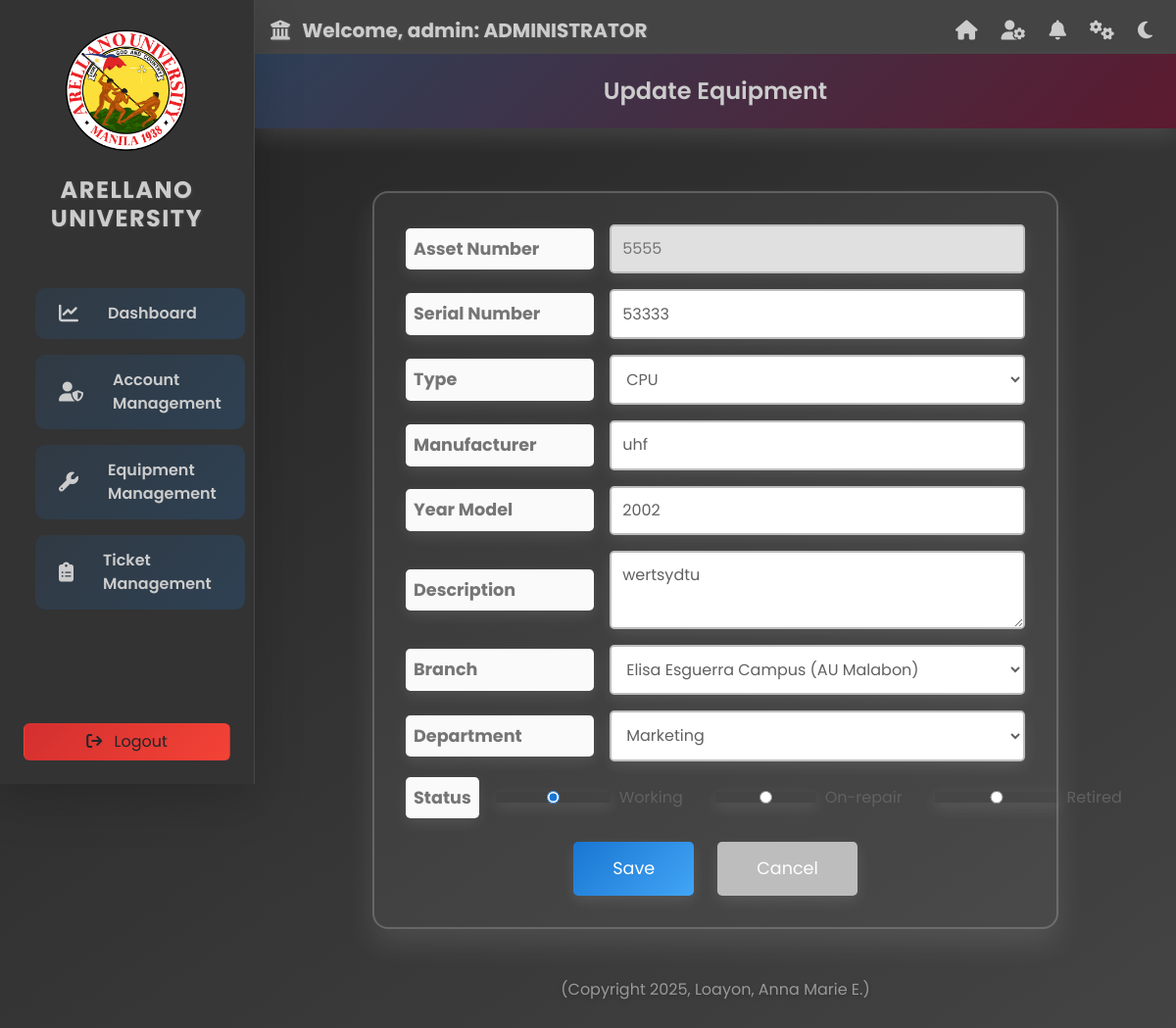
Screenshot of /update-equipment.php?assetnumber=5555 (signed in) with the database file from the repository.
### tables this page shows
CREATE TABLE `tblequipments` (
  `assetnumber` varchar(50) NOT NULL,
  `serialnumber` varchar(50) NOT NULL,
  `type` varchar(50) NOT NULL,
  `manufacturer` varchar(50) NOT NULL,
  `yearmodel` varchar(50) NOT NULL,
  `description` varchar(50) NOT NULL,
  `branch` varchar(50) NOT NULL,
  `department` varchar(50) NOT NULL,
  `status` varchar(50) NOT NULL,
  `createdby` varchar(50) NOT NULL,
  `datecreated` varchar(50) NOT NULL
);

### update-equipment.php (the view, shortened to what this page needs)
<?php
require_once "config.php";
$assetnumber = $_GET['assetnumber'];
$sql = "SELECT * FROM tblequipments WHERE assetnumber = ?";
if ($stmt = mysqli_prepare($link, $sql)) {
    mysqli_stmt_bind_param($stmt, "s", $assetnumber);
    mysqli_stmt_execute($stmt);
    $result = mysqli_stmt_get_result($stmt);
    $equipment = mysqli_fetch_assoc($result);
}
?>
<!DOCTYPE html>
<html lang="en">
<head>
    <link rel="stylesheet" href="https://cdnjs.cloudflare.com/ajax/libs/font-awesome/6.4.2/css/all.min.css">
</head>
<body class="theme-body">
    <?php include 'sidebar.php'; ?>
    <div class="content">
        <div class="welcome-box">
            <span>Update Equipment</span>
        </div>
        <div class="container">
            <form action="" method="POST">
                <div class="form-group">
                    <label>Asset Number</label>
                    <input type="text" name="assetnumber" value="<?php echo htmlspecialchars($equipment['assetnumber']); ?>" disabled readonly>
                </div>
                <div class="form-group">
                    <label>Serial Number</label>
                    <input type="text" name="serialnumber" value="<?php echo isset($_POST['serialnumber']) ? htmlspecialchars($_POST['serialnumber']) : htmlspecialchars($equipment['serialnumber']); ?>" required>
                </div>
                <div class="form-group">
                    <label>Type</label>
                    <select name="type" required>
                        <?php
                        $types = ['Monitor', 'CPU', 'Keyboard', 'Mouse', 'AVR', 'MAC', 'Printer', 'Projector'];
                        foreach ($types as $t): ?>
                            <option value="<?php echo $t; ?>" <?php echo (isset($_POST['type']) ? $_POST['type'] : $equipment['type']) == $t ? 'selected' : ''; ?>><?php echo $t; ?></option>
                        <?php endforeach; ?>
                    </select>
                </div>
                <div class="form-group">
                    <label>Manufacturer</label>
                    <input type="text" name="manufacturer" value="<?php echo isset($_POST['manufacturer']) ? htmlspecialchars($_POST['manufacturer']) : htmlspecialchars($equipment['manufacturer']); ?>" required>
                </div>
                <div class="form-group">
                    <label>Year Model</label>
                    <input type="text" name="yearmodel" value="<?php echo isset($_POST['yearmodel']) ? htmlspecialchars($_POST['yearmodel']) : htmlspecialchars($equipment['yearmodel']); ?>" required>
                </div>
                <div class="form-group">
                    <label>Description</label>
                    <textarea name="description"><?php echo isset($_POST['description']) ? htmlspecialchars($_POST['description']) : htmlspecialchars($equipment['description']); ?></textarea>
                </div>
                <div class="form-group">
                    <label>Branch</label>
                    <select name="branch" required>
                        <?php
                        $branches = [
                            'Juan Sumulong Campus (AU Legarda/Main)',
                            'Jose Abad Santos Campus (AU Pasay)',
                            'Arellano School of Law',
                            'Andres Bonifacio Campus (AU Pasig)',
                            'Jose Rizal Campus (AU Malabon)',
                            'Plaridel Campus (AU Mandaluyong)',
                            'Apolinario Mabini Campus (AU Pasay)',
                            'Elisa Esguerra Campus (AU Malabon)'
                        ];
                        foreach ($branches as $b): ?>
                            <option value="<?php echo $b; ?>" <?php echo (isset($_POST['branch']) ? $_POST['branch'] : $equipment['branch']) == $b ? 'selected' : ''; ?>><?php echo $b; ?></option>
                        <?php endforeach; ?>
                    </select>
                </div>
                <div class="form-group">
                    <label>Department</label>
                    <select name="department" required>
                        <?php
                        $departments = ['Finance', 'Marketing', 'Engineering', 'Hospitality', 'College of Medical Laboratory Science', 'Computer Studies', 'Education', 'Nursing', 'School of Business Admin', 'Arts', 'Management', 'Psychology', 'Academic track', 'Early Childhood Education', 'Marketing'];
                        foreach ($departments as $d): ?>
                            <option value="<?php echo $d; ?>" <?php echo (isset($_POST['department']) ? $_POST['department'] : $equipment['department']) == $d ? 'selected' : ''; ?>><?php echo $d; ?></option>
                        <?php endforeach; ?>
                    </select>
                </div>
                <div class="form-group">
                    <label>Status</label>
                    <div class="radio-group">
                        <label><input type="radio" name="status" value="Working" <?php echo (isset($_POST['status']) ? $_POST['status'] : $equipment['status']) == 'Working' ? 'checked' : ''; ?>> Working</label>
                        <label><input type="radio" name="status" value="On-repair" <?php echo (isset($_POST['status']) ? $_POST['status'] : $equipment['status']) == 'On-repair' ? 'checked' : ''; ?>> On-repair</label>
                        <label><input type="radio" name="status" value="Retired" <?php echo (isset($_POST['status']) ? $_POST['status'] : $equipment['status']) == 'Retired' ? 'checked' : ''; ?>> Retired</label>
                    </div>
                </div>
                <div class="button-group">
                    <input type="submit" name="btn_save" value="Save">
                    <a href="equipment-management.php">Cancel</a>
                </div>
            </form>
        </div>
        <footer class="dashboard-footer">
            (Copyright 2025, Loayon, Anna Marie E.)
        </footer>
    </div>
</body>
</html>

### sidebar.php (style rules this page uses)
:root { --sidebar-bg: #333; --topbar-bg: #444; --main-bg: rgba(255, 255, 255, 0.05); --icon-color: #ccc; --hover-bg: rgba(255, 255, 255, 0.1); --active-bg: #1e90ff; --text-color: #ccc; --logout-border: #ff4040; --logout-hover: #ff4040; --university-title-color: #ccc; --topbar-icon-color: #ccc; --shadow-color: rgba(0, 0, 0, 0.3); --bg-gradient: linear-gradient(145deg, #222 0%, #444 100%); --container-bg: rgba(255, 255, 255, 0.1); --container-border: rgba(255, 255, 255, 0.15); --label-color: #999; --input-bg: rgba(255, 255, 255, 0.05); --input-border: rgba(255, 255, 255, 0.2); --input-focus-bg: rgba(255, 255, 255, 0.1); --dropdown-bg: rgba(51, 51, 51, 0.9); --error-bg: rgba(255, 64, 64, 0.2); --error-shadow: rgba(255, 64, 64, 0.3); --footer-color: #999; --menu-bg: rgba(255, 255, 255, 0.15); --menu-hover-bg: rgba(255, 255, 255, 0.25); }
* { margin: 0; padding: 0; box-sizing: border-box; font-family: 'Poppins', sans-serif; }
body { min-height: 100vh; background: var(--bg-gradient); transition: background 0.3s ease; }

### update-equipment.php (style rules this page uses)
:root { --bg-gradient: linear-gradient(145deg, #222 0%, #444 100%); --text-color: #ccc; --shadow-color: rgba(255, 255, 255, 0.1); --welcome-bg: linear-gradient(135deg, #2e4057 0%, #5c1a2f 100%); --welcome-text: #cccccc; --card-front-bg: rgba(255, 255, 255, 0.05); --card-front-border: rgba(255, 255, 255, 0.2); --card-front-text: #cccccc; --footer-text: #999999; --error-bg: rgba(255, 77, 77, 0.2); --error-text: #ff4d4d; }
body { font-family: 'Poppins', sans-serif; margin: 0; background: var(--bg-gradient); min-height: 100vh; }
.content { margin-left: 260px; padding: 2rem; min-height: 100vh; display: flex; flex-direction: column; align-items: center; }
.welcome-box { background: var(--welcome-bg); color: var(--welcome-text); padding: 20px 25px; width: calc(100% - 260px); box-sizing: border-box; box-shadow: 0 10px 20px var(--shadow-color); text-align: center; font-size: 24px; font-weight: 600; position: fixed; top: 55px; left: 260px; z-index: 998; transition: all 0.3s ease; }
.container { max-width: 700px; width: 100%; background: var(--card-front-bg); border-radius: 1rem; box-shadow: 0 15px 30px var(--shadow-color); padding: 2rem; margin-top: 100px; transform: translateZ(5px); border: 2px solid var(--card-front-border); }
.form-group { display: flex; align-items: center; margin: 0 0 1rem 0; position: relative; }
.form-group label { width: 12rem; margin-right: 1rem; font-weight: bold; font-size: 1.1rem; color: #757575; background: #fafafa; padding: 0.5rem; border-radius: 0.3rem; box-shadow: 0 5px 15px var(--shadow-color); transition: all 0.3s ease; }
.form-group input, .form-group select, .form-group textarea { flex: 1; padding: 0.7rem; border: 2px solid #bdbdbd; border-radius: 0.3rem; font-size: 1rem; background: #fff; color: #616161; box-shadow: 0 5px 15px var(--shadow-color); transition: all 0.3s ease; }
.form-group input[disabled] { background: #e0e0e0; color: #757575; cursor: not-allowed; }
.form-group textarea { resize: vertical; min-height: 80px; }
.radio-group { display: flex; gap: 1rem; flex: 1; }
.radio-group label { display: flex; align-items: center; font-weight: normal; font-size: 1rem; color: #616161; background: none; padding: 0; box-shadow: none; transition: color 0.3s ease; }
.radio-group input[type="radio"] { margin-right: 0.5rem; accent-color: #1976d2; }
.button-group { display: flex; justify-content: center; gap: 1.5rem; margin-top: 1.5rem; }
.button-group input[type="submit"], .button-group a { background: linear-gradient(135deg, #1976d2, #42a5f5); color: #fff; border: none; padding: 0.9rem 2.5rem; font-size: 1.1rem; border-radius: 0.3rem; cursor: pointer; text-decoration: none; box-shadow: 0 5px 15px var(--shadow-color); transition: all 0.3s ease; }
.button-group a { background: #bdbdbd; }
.dashboard-footer { margin-top: 50px; bottom: 25px; left: 0; width: 100%; text-align: center; color: var(--footer-text); text-shadow: 0 2px 5px rgba(0, 0, 0, 0.2); }

### rows the page displays
tblequipments: assetnumber "5555", serialnumber "53333", type "CPU", manufacturer "uhf", yearmodel "2002", description "wertsydtu", branch "Elisa Esguerra Campus (AU Malabon)", department "Marketing", status "☑ Working", status "☐ On-repair", status "☐ Retired"

### other values shown
$_SESSION['username'] "admin"
$_SESSION['usertype'] "ADMINISTRATOR"
